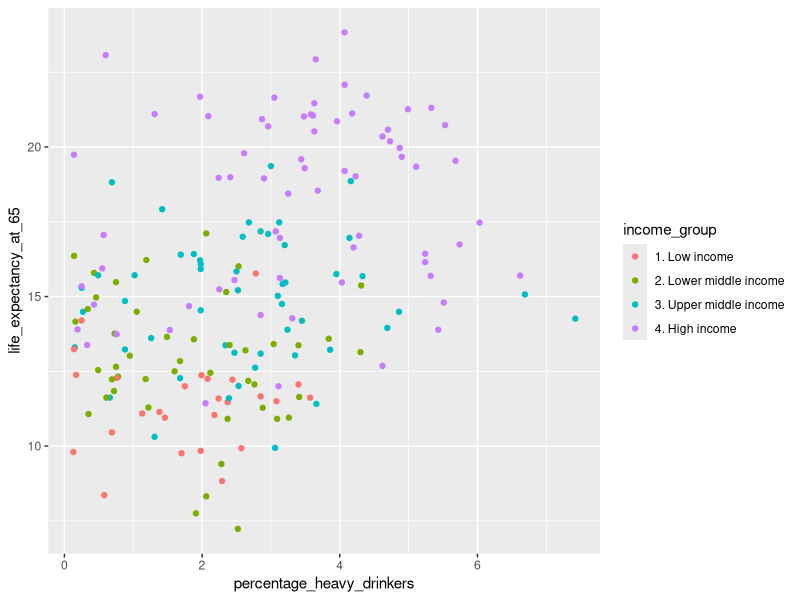
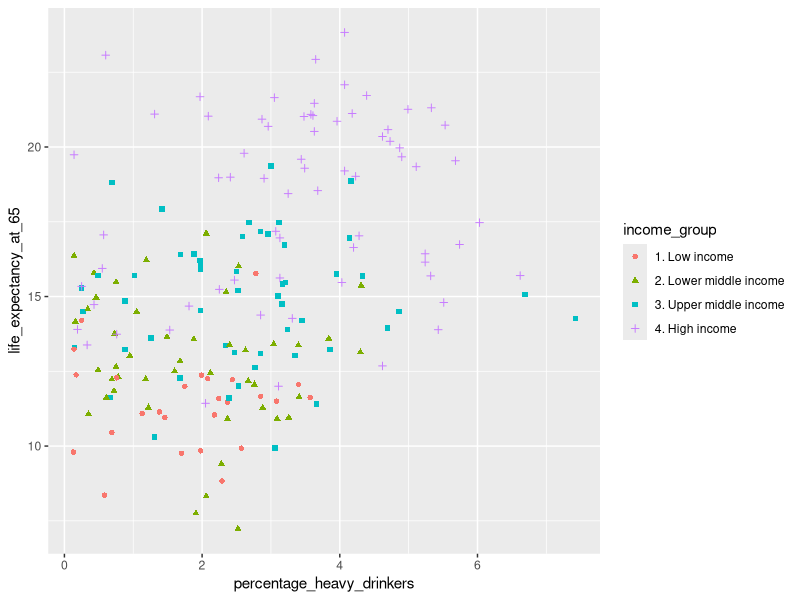
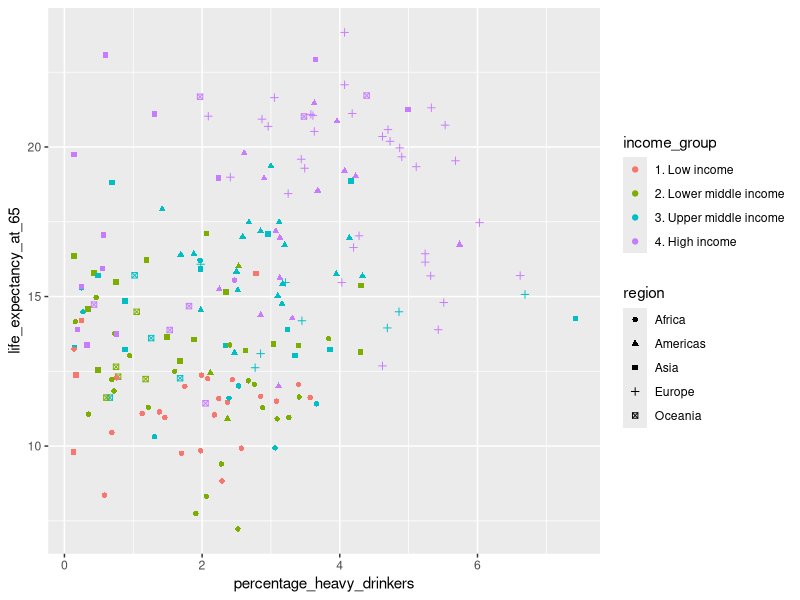
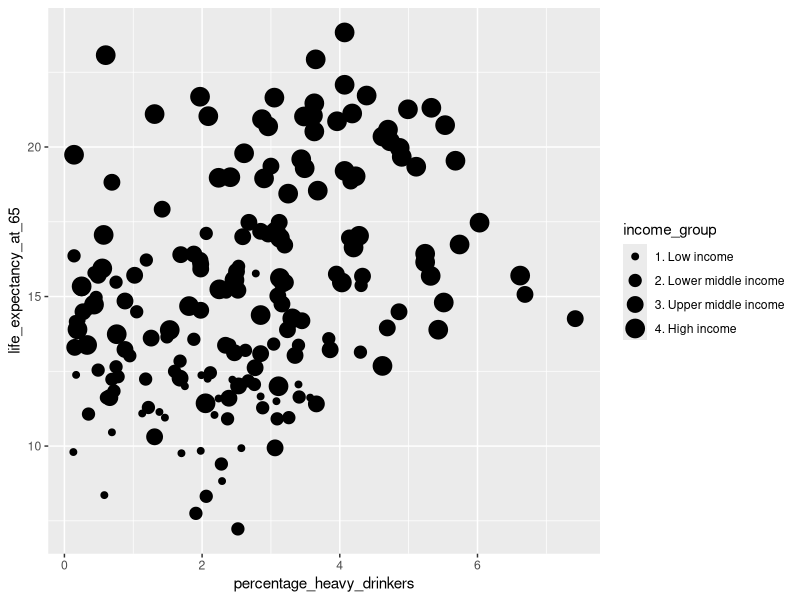
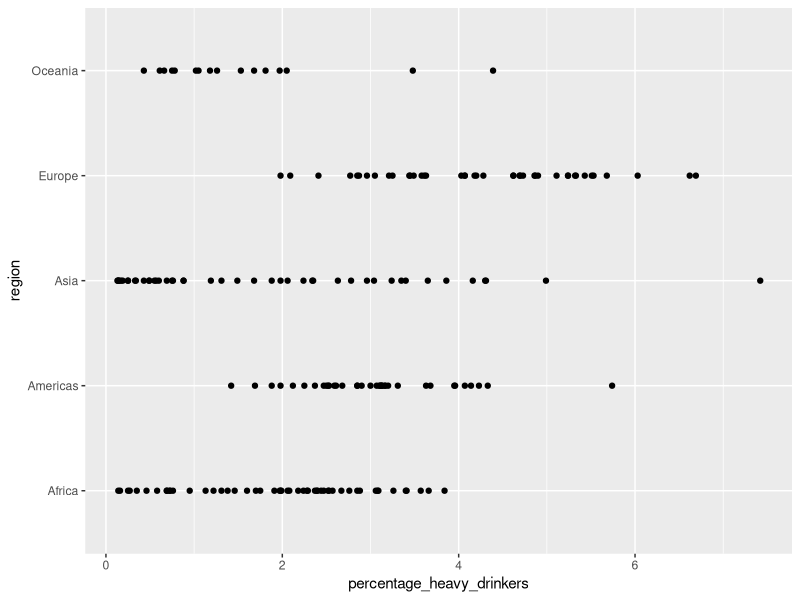
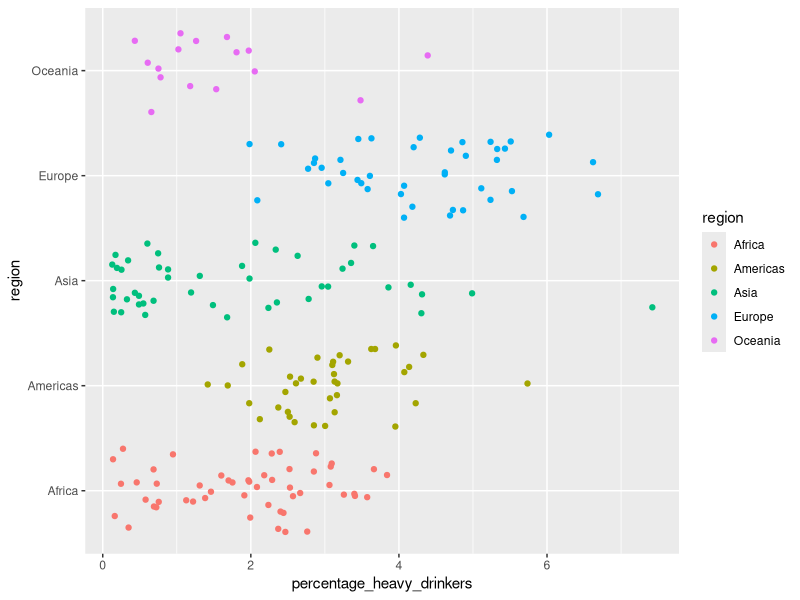
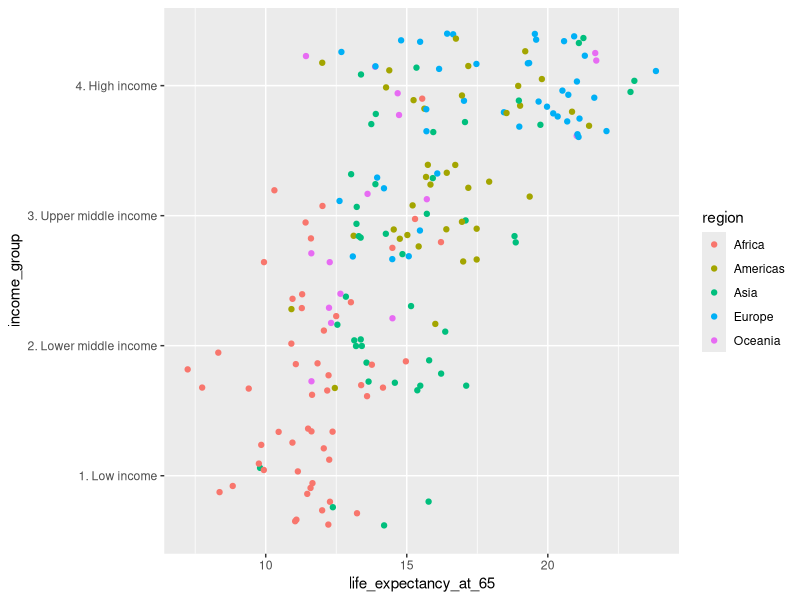
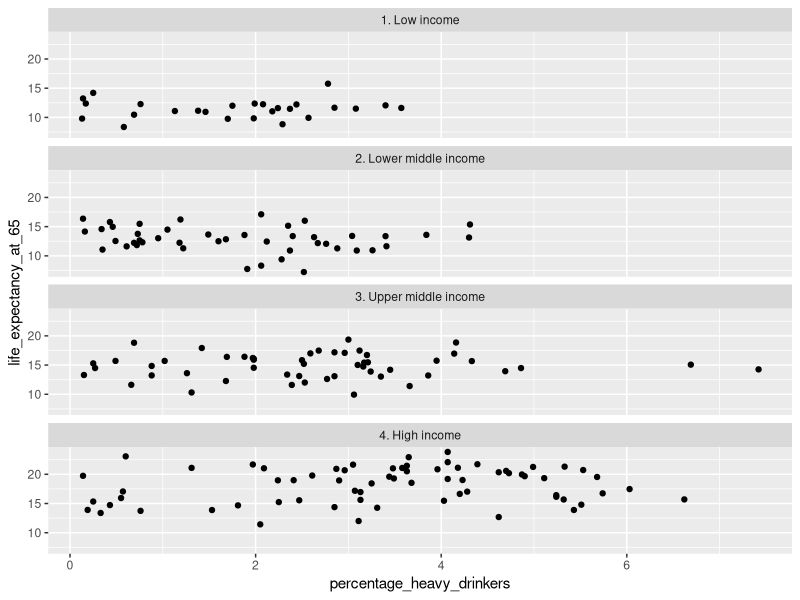

Recreate these plots in R, in order. (Note: this script raises an error after producing the figures.)
## ---- chunk 1
#| echo: false
#| output:false
# Tidyverse is so noisy when imported the first time, so let's do it here in silence
library(tidyverse)
options(readr.show_col_types = FALSE)
## ---- chunk 2
library(tidyverse)


income_df <- read_csv('data/income_lifeexp_alcohol.csv')

ggplot(income_df, aes(
    x=percentage_heavy_drinkers, 
    y=life_expectancy_at_65, 
    color=income_group
)) + 
geom_point()
## ---- chunk 3
ggplot(income_df, aes(
    x=percentage_heavy_drinkers, 
    y=life_expectancy_at_65, 
    color=income_group,
    shape=income_group
)) + 
geom_point()
## ---- chunk 4
ggplot(income_df, aes(
    x=percentage_heavy_drinkers, 
    y=life_expectancy_at_65, 
    color=income_group,
    shape=region
)) + 
geom_point()
## ---- chunk 5

ggplot(income_df, aes(
    x=percentage_heavy_drinkers, 
    y=life_expectancy_at_65, 
    size=income_group,
)) + 
geom_point()
## ---- chunk 6
ggplot(income_df, aes(
    x=percentage_heavy_drinkers, 
    y=region, 
)) + 
geom_point()
## ---- chunk 7
ggplot(income_df, aes(
    x=percentage_heavy_drinkers, 
    y=region, 
    color=region
)) + 
geom_jitter()
## ---- chunk 8
ggplot(income_df, aes(
    x=life_expectancy_at_65,
    y=income_group,
    color=region
)) +
geom_jitter()
## ---- chunk 9
ggplot(income_df, aes(
    x = percentage_heavy_drinkers, 
    y = life_expectancy_at_65
)) +
geom_point() +
facet_wrap(~ income_group, ncol=1)
## ---- chunk 10
ggplot(income_df, aes(
    x = percentage_heavy_drinkers, 
    y = life_expectancy_at_65,
    color=income_group
)) +
geom_point() +
facet_wrap(~ region, ncol=2)
## ---- chunk 11
#| echo: false
api = "{{< env URL >}}"
ojs_define(apiUrl = api)
## ---- chunk 12
#| echo: false

wellbeing_df <- readr::read_csv('data/MH_data_processed_3.csv', show_col_types=FALSE)
## ---- chunk 13
ggplot(wellbeing_df, aes(
    x = region, 
    y = MHQ_score, 
    color = region)) +
  geom_point() +
  facet_wrap(~ age_group)
## ---- chunk 14

ggplot(wellbeing_df, aes(
    x = region, 
    y = MHQ_score, 
    color = region)) +
  geom_point() +
  facet_wrap(~ age_group)
